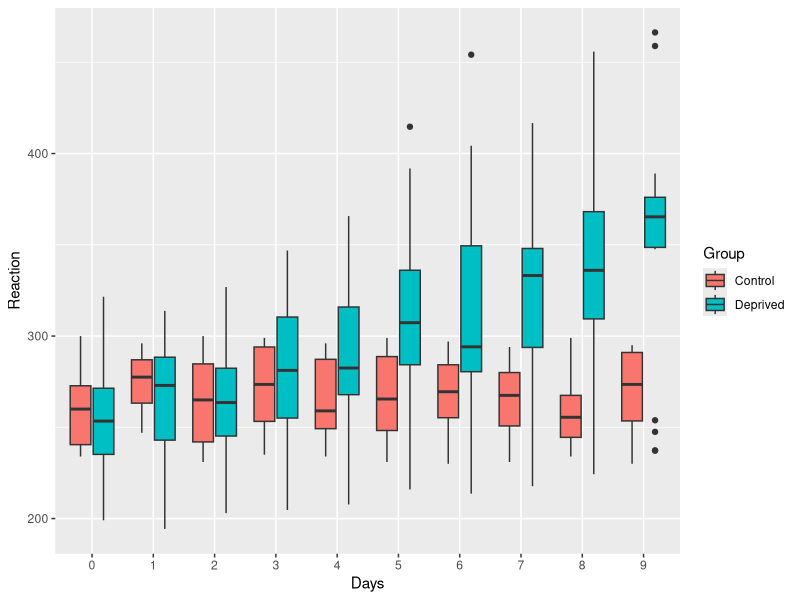
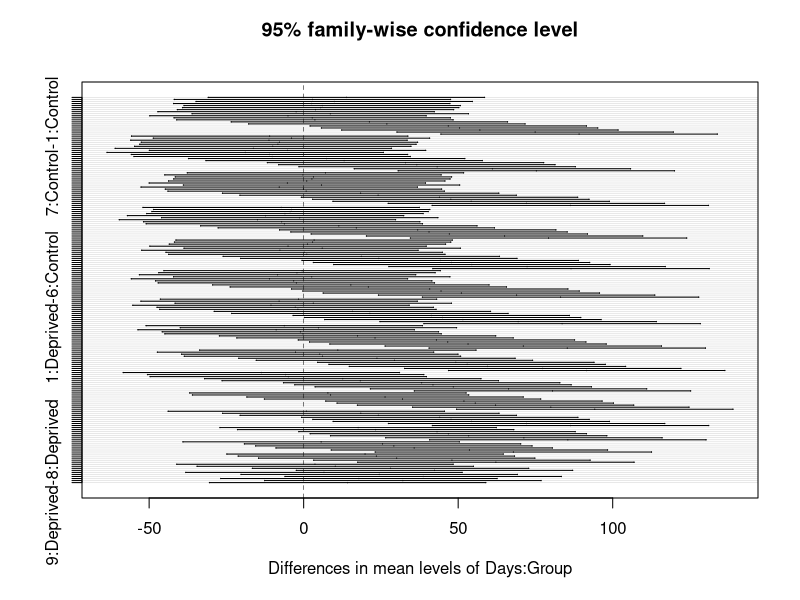

Source code (R) for these figures, in order:
library(tidyverse)
library(broom)

sleep_reaction <- read_csv("9_statistics/simple_data/sleep.csv")

sleep_reaction$Days <- as.factor(sleep_reaction$Days)
sleep_reaction$Subject <- as.factor(sleep_reaction$Subject)
sleep_reaction$Group <- as.factor(sleep_reaction$Group)

summary_reaction <- sleep_reaction %>%
  group_by(Group,Days)%>%
  summarise(mean_reaction <-  mean(Reaction))

ggplot(sleep_reaction, aes(Days, Reaction, fill = Group))+
  geom_boxplot()

anova_sleep_reaction <- aov(Reaction ~ Days * Group, data = sleep_reaction)
tidy(anova_sleep_reaction)
summary(anova_sleep_reaction)

tukey_sleep_reaction <- TukeyHSD(anova_sleep_reaction, which = 'Days:Group', conf.level = 0.95)

plot(tukey_sleep_reaction)

tidy_tukey <- tidy(tukey_sleep_reaction)%>%
  filter(adj.p.value < 0.05)

tidy_tukey
